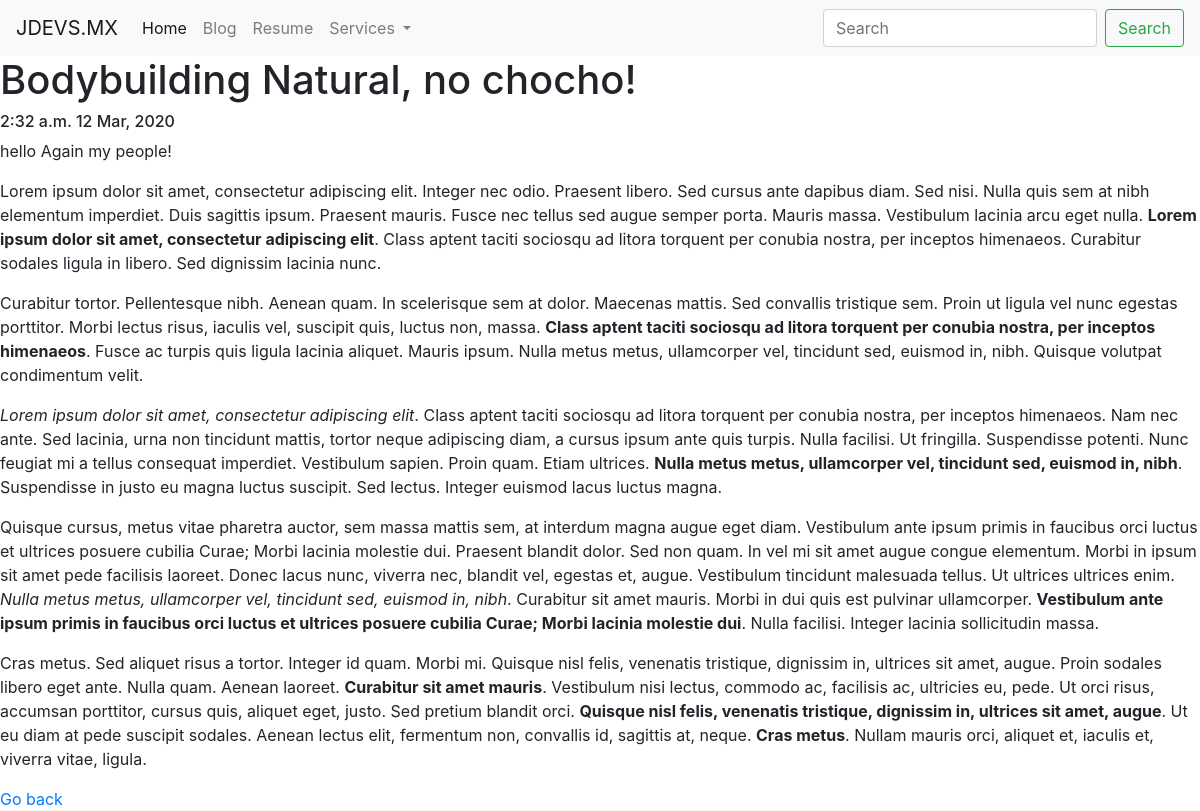
The app's page /blog/2/ with its own data.
### blog/models.py (models this page shows, shortened)
class Post(models.Model):
  title = models.CharField(max_length=100)
  date_created = models.DateTimeField(auto_now_add=True)
  post_body = models.TextField()
  url = models.URLField(blank=True)

### blog/views.py (the view)
# urls.py: path('<int:post_id>/', views.detail, name='detail'),
def detail(request, post_id):
  post = get_object_or_404(Post, pk=post_id)
  return render(request, "blog/single_post.html", {"post": post})

### blog/templates/blog/single_post.html
{% extends "portfolio/base.html" %}
{% block content %}
    <h1>{{ post.title }}</h1>
    <h6>{{ post.date_created|date:"P d M, Y" }}</h6>
    <p>{{ post.post_body|safe }}</p>
    <a href="{% url "blog:all_blogs" %}">Go back</a>
{% endblock %}

### records on screen
Post: title "Bodybuilding Natural, no chocho!", date_created "2:32 a.m. 12 Mar, 2020", post_body "hello Again my people! Lorem ipsum dolor sit amet, consectetur adipiscing elit. Integer nec odio. Praesent libero. Sed cursus ante dapibus diam. Sed nisi. Nulla quis sem at nibh elementum imperdiet. Duis sagittis ipsum. Praesent mauris. Fusce nec tellus sed augue semper porta. Mauris massa. Vestibulum lacinia arcu eget nulla. Lorem ipsum dolor sit amet, consectetur adipiscing elit . Class aptent taciti sociosqu ad litora torquent per conubia nostra, per inceptos himenaeos. Curabitur sodales ligula in libero. Sed dignissim lacinia nunc. Curabitur tortor. Pellentesque nibh. Aenean quam. In scelerisque sem at dolor. Maecenas mattis. Sed convallis tristique sem. Proin ut ligula vel nunc egestas…"
